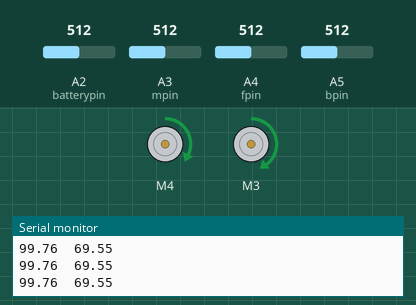
Simulated run of this sketch. Board: Arduino Uno, built with avr-gcc and run on an emulated ATmega328P. On the bench: 2 × DC motor (green arrow = forward, orange = backward, longer = faster), the last lines printed to the serial monitor. Inputs (shaded band) come from the test bench; at power-on: A3 (mpin) = 512, A5 (bpin) = 512, A4 (fpin) = 512, A2 (batterypin) = 512.

Above: at 1.2 s.
1.3 s: A3 (mpin) set to 491
At 2.0 s:
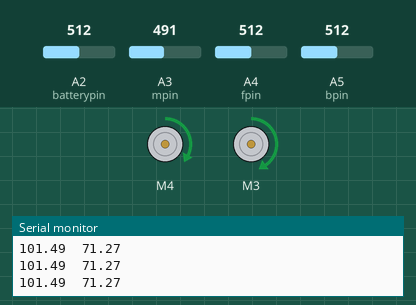
2.8 s: A5 (bpin) set to 521
At 3.1 s:
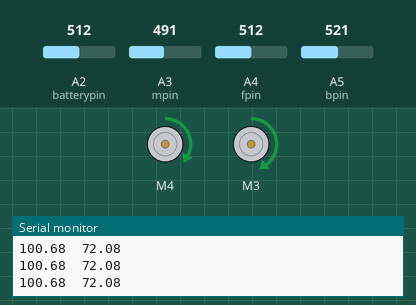
4.3 s: A5 (bpin) set to 535
At 4.7 s:
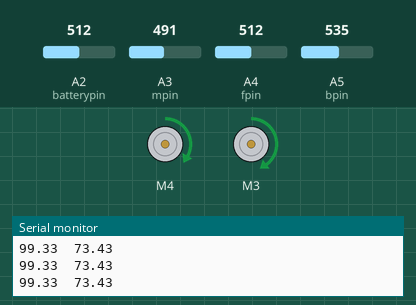
5.8 s: A4 (fpin) set to 537
At 7.0 s:
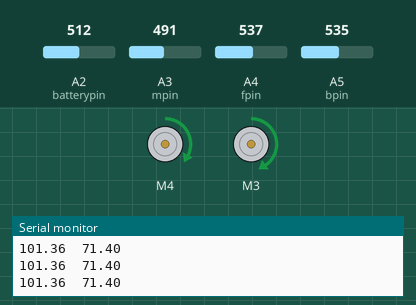
8.8 s: A4 (fpin) set to 716
At 9.1 s:
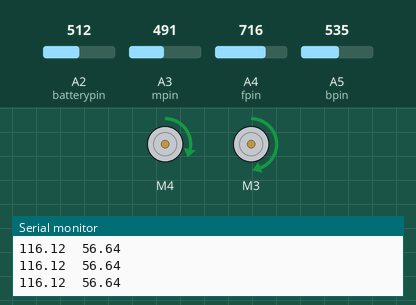
10.3 s: A3 (mpin) set to 306
At 11.4 s:
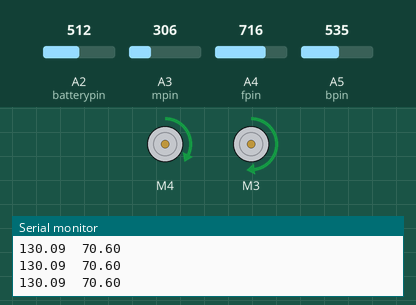
Timing chart, 0 to 12.8 s (numbered marks = the images above; inputs shaded):
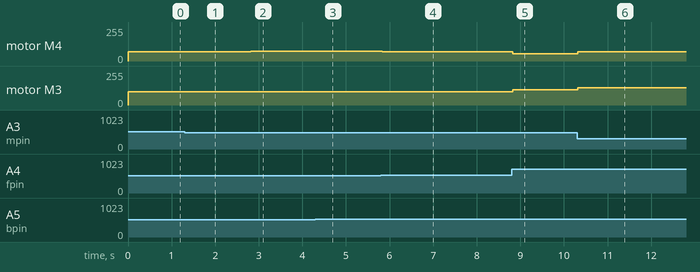

The sketch:

lf_2017.ino
```cpp
#include <AFMotor.h>

AF_DCMotor lmotor(3);
AF_DCMotor rmotor(4);
float lowf=215 , highf=1000 , lowb=255 , highb=995 , lowm=175 , highm=755 ;
float minf = 607 , minb = 625 , minm = 465 ; //minm should be max
float kf=100/(highf-minf) , kb=100/(highb-minb) , km=50/(lowm-minm) ; // km is positive
int fpin=A4 , bpin=A5 , mpin=A3 , speedledpin=A0 , batterypin=A2 , batteryledpin=A1 ;
float safe1=0 , safe2=30 ;
float fsense , bsense , msense;

void setup() {
  // put your setup code here, to run once:
  Serial.begin(9600);
}

void loop() {

  fsense = map(analogRead(fpin),lowf,highf,0,255);
  bsense = map(analogRead(bpin),lowb,highb,0,255);
  msense = map(analogRead(mpin),lowm,highm,0,255);
  float left     = delta(fsense , minf , kf , 2 );
  float right    = delta(bsense , minb , kb , 3 );
  float straight = delta(msense , minm , km , 1 );

  float rightwheel = -left + right + straight + safe1 + safe2 ;
  float leftwheel  = -right + left + straight - safe1 + safe2 ;

  if(rightwheel<0){
    rightwheel=-rightwheel;
    rmotor.run(BACKWARD);
  }
  else rmotor.run(FORWARD);
  if(leftwheel<0){
    leftwheel=-leftwheel;
    lmotor.run(BACKWARD);
  }
  else lmotor.run(FORWARD);
  if(leftwheel  >= 255) {
    leftwheel  = 255 ;
    digitalWrite(speedledpin,HIGH);
  }
  else digitalWrite(speedledpin,LOW);
  if(rightwheel >= 255) {
    rightwheel = 255 ;
    digitalWrite(speedledpin,HIGH);
  }
  else digitalWrite(speedledpin,LOW);

  Serial.print(leftwheel);
  Serial.print("  ");
  Serial.println(rightwheel);
  lmotor.setSpeed(int(leftwheel ));
  rmotor.setSpeed(int(rightwheel));

  float battery=analogRead(batterypin);
  //if(battery<760)while(1)digitalWrite(batteryledpin,HIGH);
}

float delta(float sense , float mean , float k , int i){
  float delta = (sense - mean)*k;
  return(delta);
}
```

Measured:
- after the input at 1.3 s, motor M4: forward 69/255 → forward 71/255 at once; motor M3: forward 99/255 → forward 101/255 at once
- after the input at 2.8 s, motor M4: forward 71/255 → forward 72/255 at once; motor M3: forward 101/255 → forward 100/255 at once
- after the input at 4.3 s, motor M4: forward 72/255 → forward 73/255 at once; motor M3: forward 100/255 → forward 99/255 at once
- after the input at 5.8 s, motor M4: forward 73/255 → forward 71/255 at once; motor M3: forward 99/255 → forward 101/255 at once
- after the input at 8.8 s, motor M4: forward 71/255 → forward 56/255 at once; motor M3: forward 101/255 → forward 116/255 at once
- after the input at 10.3 s, motor M4: forward 56/255 → forward 70/255 at once; motor M3: forward 116/255 → forward 130/255 at once
